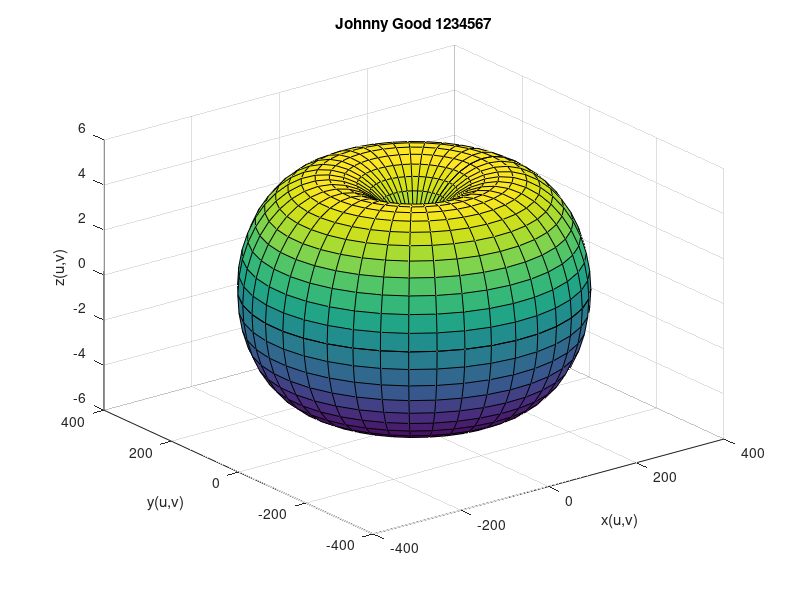

The MATLAB source for this figure: (Note: this script raises an error after producing the figure.)
clear; clc; close all;

%% Description: Plot a parametric surface and Calculates are using symbolic double integration.

%% Plot surface

x = @(u,v) (4+4*cos(v))*cos(u);
y = @(u,v) (4+4*cos(v))*sin(u);
z = @(u,v) 5*sin(v);

u0 = 0; uN = 2*pi;
v0 = 0; vN = 2*pi;
N = 40;
uq = linspace(u0,uN,N);
vq = linspace(v0,vN,N);

[u,v] = meshgrid(uq,vq);

surf(x(u,v),y(u,v),z(u,v))
xlabel('x(u,v)')
ylabel('y(u,v)')
zlabel('z(u,v)')

firstName      = 'Johnny';
lastName       = 'Good';
studentNumber  = '1234567';
plotTitle      = [firstName,' ',lastName,' ',studentNumber];

title(plotTitle)
saveas(gca,'surface_plot.png')

%% Calculate area
clear;
syms ru rv x y z u v

x = (4+4*cos(v))*cos(u);
y = (4+4*cos(v))*sin(u);
z = 5*sin(v);

ru = [diff(x,u) diff(y,u) diff(z,u)];
rv = [diff(x,v) diff(y,v) diff(z,v)];

ds = matlabFunction(norm(cross(ru,rv))); 
S = integral2(ds,0,2*pi,0,2*pi);

fprintf('The surface area is: %.4f\n',S)
